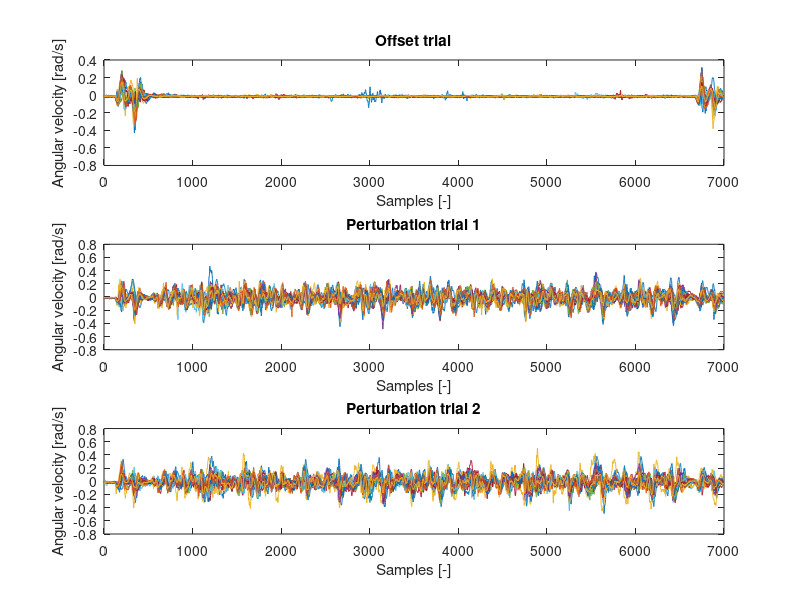

Write the MATLAB code that produced this figure. (Note: this script raises an error after producing the figure.)
%% Processing and analysing raw roll IMU data for upperbody for 24 subjects

% This script processes the raw upperbody IMU data for 24 subjects into final
% angular velocity input signals suitable for system identification.

clear all
close all
clc 

%% Load files
% !!! CHANGE DESIGNED PERTURBATION FOR CORRECT MOTION HERE !!!
% Designed perturbation signal
load('roll_pert_amp1'); 
clearvars roll_acc_amp1 roll_dis_amp1

% !!! CHANGE mat-file FOR CORRECT MOTION HERE !!!
% Measured force signals
IMU_data  = load('cell_array_roll_upperbody_IMU_data_24subs.mat');

%% Define the correct sign convention here
des_pert    = -roll_vel_amp1;
clearvars roll_vel_amp1

%% Genereta cell structure (DO NOT CHANGE!)
IMU_data    = struct2cell(IMU_data);
offset      = cell2mat(IMU_data{1});
trial1      = cell2mat(IMU_data{2});
trial2      = cell2mat(IMU_data{3});

%% Plot raw angular velocity data
figure('name', 'Raw IMU data')
subplot(311)
    plot(offset)
    xlabel('Samples [-]')
    ylabel('Angular velocity [rad/s]')
    title('Offset trial');
subplot(312)
    plot(trial1)
    xlabel('Samples [-]')
    ylabel('Angular velocity [rad/s]')
    title('Perturbation trial 1');
subplot(313)
    plot(trial2)
    xlabel('Samples [-]')
    ylabel('Angular velocity [rad/s]')
    title('Perturbation trial 2');
    
%% Filtering IMU data for removing noise
close all
offset_filt = IMU_noise_filter(offset);
trial1_filt = IMU_noise_filter(trial1);
trial2_filt = IMU_noise_filter(trial2);

%% Plot unfiltered against filtered IMU data
figure('name','Unfiltered vs. filtered IMU data')
subplot(231)
    plot(offset)
%    ylim([8 12]);
%   xlim([0 7000]);
    ylabel('Angular velocity [rad/s]')
    title('Offset trial unfiltered');
subplot(234)
    plot(offset_filt)
%     ylim([8 12]);
%     xlim([0 7000]);
    ylabel('Angular velocity [rad/s]')
    xlabel('Samples [-]')
    title('Offset trial filtered');
subplot(232)
    plot(trial1)
%     ylim([8 12]);
%     xlim([0 7000]);
    title('Trial 1 unfiltered');
subplot(235)
    plot(trial1_filt)
%     ylim([8 12]);
%     xlim([0 7000]);
    ylabel('Angular velocity [rad/s]')
    xlabel('Samples [-]')
    title('Trial 1 filtered');
subplot(233)
    plot(trial2)
%     ylim([8 12]);
%     xlim([0 7000]);
    ylabel('Angular velocity [rad/s]')
    xlabel('Samples [-]')
    title('Trial 2 unfiltered');
subplot(236)
    plot(trial2_filt)
%     ylim([8 12]);
%     xlim([0 7000]);
    ylabel('Angular velocity [rad/s]')
    xlabel('Samples [-]')
    title('Trial 2 filtered');

%% Compare designed perturbation signal with measured IMU signal
close all
figure()
    hold on;
    plot(des_pert);
    plot(trial1_filt(:,1));
    legend('Des. perturbation', 'Mes. signal')

%% Calculate delay and align all measured interface forces with the designed signal 
close all 

% this function calculates for all participants the delay between the
% designed signal and the measured IMU signals for trial 1 and 2.
[t1_aligned, lag_t1] = my_xcov_function_IMU(des_pert, trial1_filt);
[t2_aligned, lag_t2] = my_xcov_function_IMU(des_pert, trial2_filt);

%% Resample the measured IMU data
% p and q define the resampling rate = p/q
p = 6500;
q = 6503;

t1_resampled = my_resample_function(t1_aligned,p,q);
t2_resampled = my_resample_function(t2_aligned,p,q);

%% Check here the effect of my_xcov fuction
% give in subject number here
subject = 15;

% calculate offset of IMU sensor for better comparison 
 error = mean(offset(1000:6000,subject));
% 
figure('name','Checking the effect of my_xcov fuction')
subplot(211)
    hold on;
    plot(des_pert)
    plot(t1_aligned{subject}-error)
    ylabel('Angular velocity [rad/s]')
    xlabel('Samples [-]')
    legend('Des. perturbation', 'Raw Mes. signal')
subplot(212)
    hold on;
    plot(des_pert)
    plot(t1_resampled{subject}-error)
    ylabel('Angular velocity [rad/s]')
    xlabel('Samples [-]')
    legend('Des. perturbation', 'Aligned. Mes. signal')

%% Extract perturbation part from measured IMU signals
final_vel_t1 = extract_pert_part_IMU(t1_aligned);
final_vel_t2 = extract_pert_part_IMU(t2_aligned);

figure()
subplot(211)
    plot(final_vel_t1);
    xlim([0 1000]);
subplot(212)
    plot(final_vel_t2);
    xlim([0 1000]);
    
%% Store final vel. signals for system identification (SI) 
close all
%%% !!! CHANGE NAME IN CORRECT MOTION !!! %%%
roll_vel_upperbody_signals_SI_t1 = final_vel_t1; 
roll_vel_upperbody_signals_SI_t2 = final_vel_t2;

%%% !!! STORE IN SAME DIRECTORY THAT CONTAINS THE TRANSFER FUNCTION SCRIPT FOR RIDER ID !!! %%% 
save('D:\gdialynas\Desktop\My files\Passive rider project\Jelle_de_hann_final\IMU_data\Upperbody\Roll\roll_vel_upperbody_signals_SI_t1_t2.mat','roll_vel_upperbody_signals_SI_t1','roll_vel_upperbody_signals_SI_t2');
